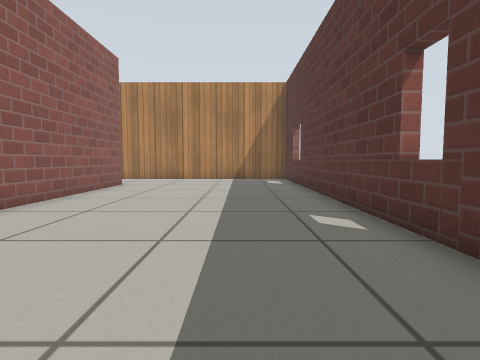
View 1 (above)

18 first-person views from a walk through a robot-simulator world made for Gazebo. The camera is 0.5 m above the floor, tilts 4° down and sees 80° across. The lines on the ground mark 1 m squares. The floor is counted in squares, 0.5 m on a side. Each view is taken from the middle of a square. On the plan, view 1 faces up. The plan holds only what a view shows up to about 11 squares ahead; the rest is blank. Simple patterns stand in for the simulator's built-in surfaces.

View 2
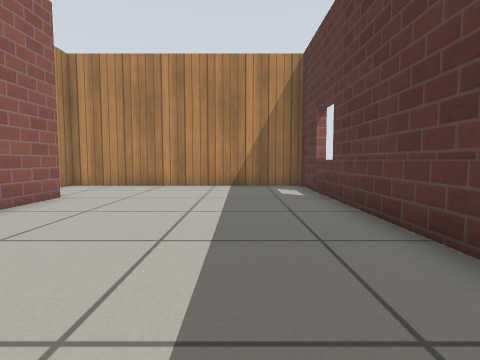

View 3
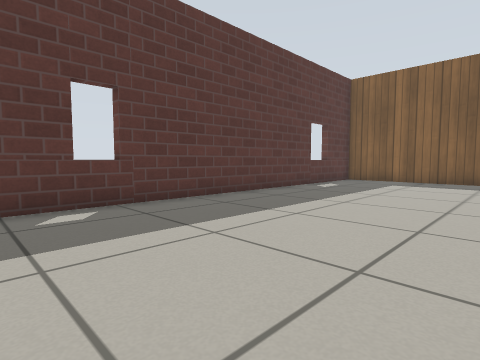

View 4
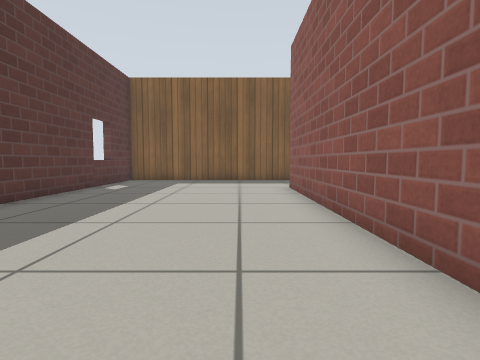

View 5
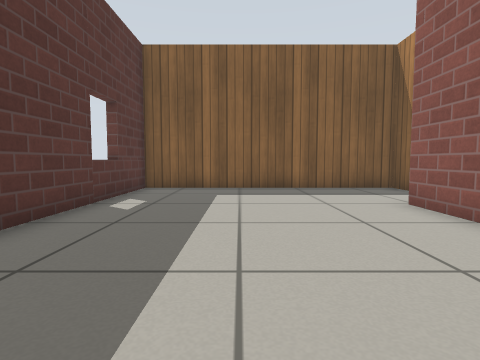

View 6
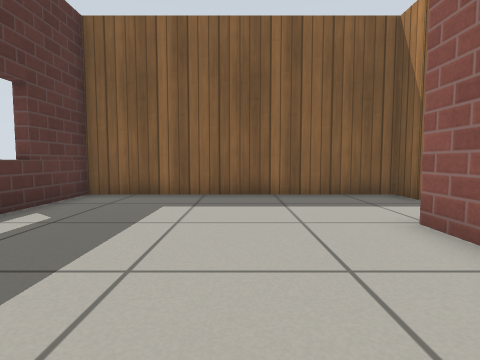

View 7
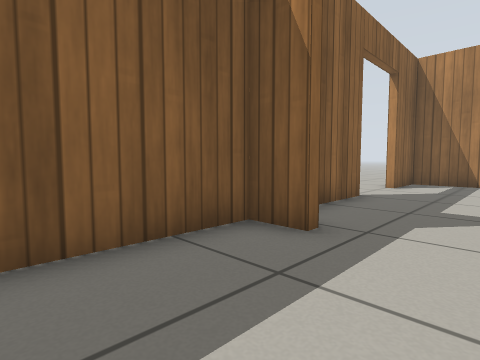

View 8
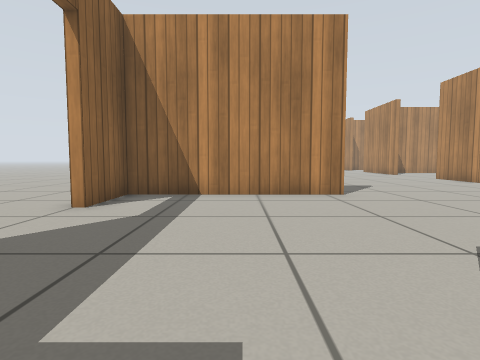

View 9
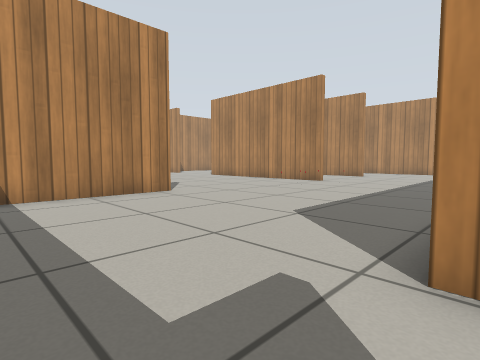

View 10
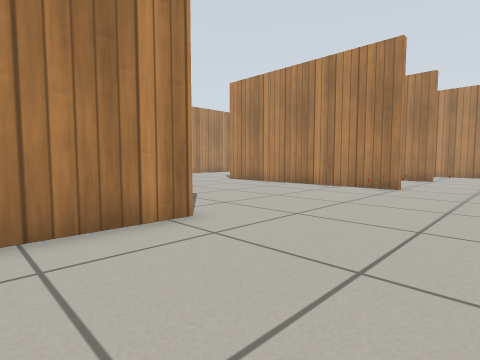

View 11
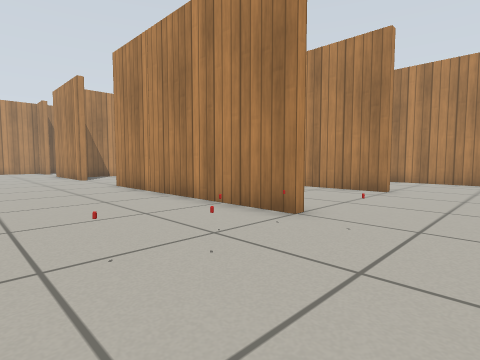

View 12
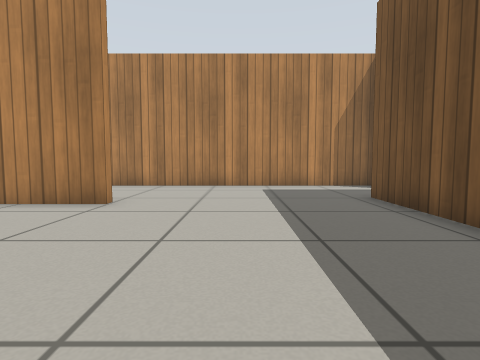

View 13
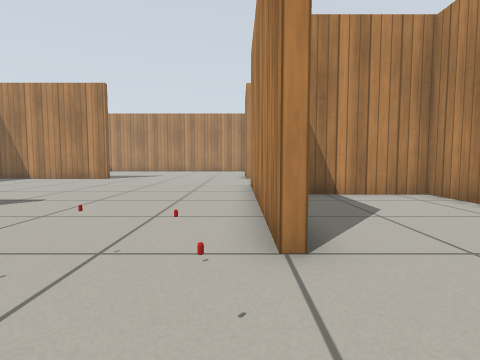

View 14
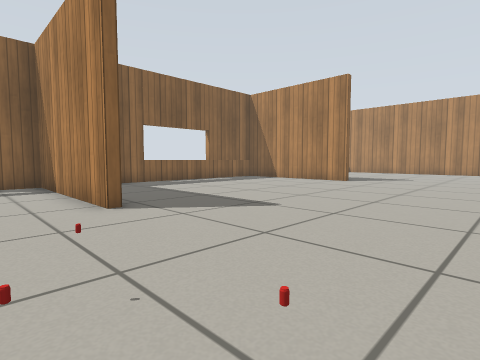

View 15
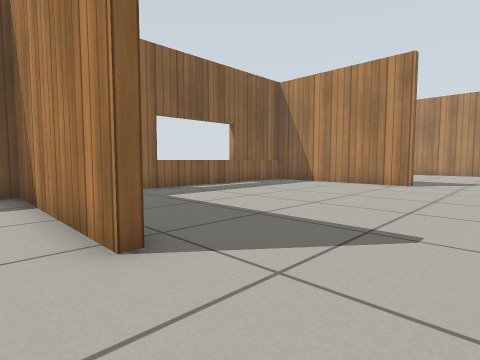

View 16
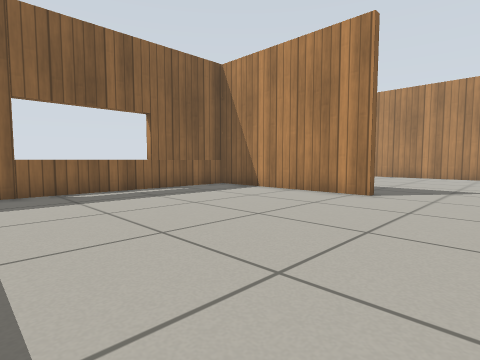

View 17
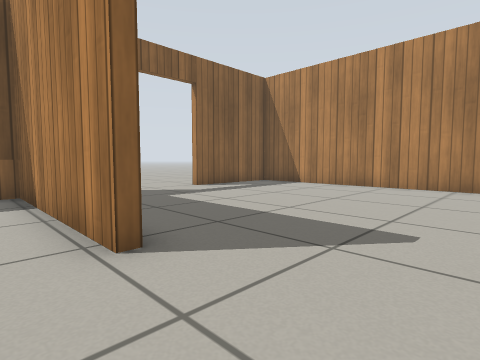

View 18
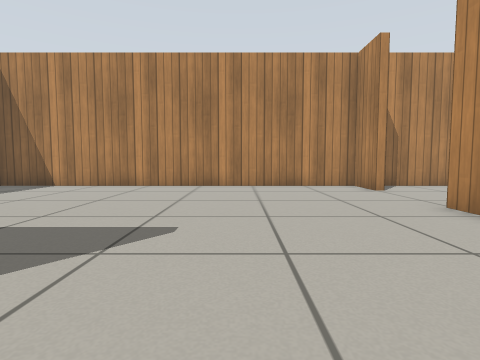

### Floor plan
Points are (right, up) in squares from view 1. A wall is a line through its corners. A room is listed if a view was taken in it or the views show most of it. See-through windows are left out.
Room 1 (views 1, 2, 3, 4, 5, 6, 7)
walls: (-4.8, 4) (-4.8, -4.5); (-4.8, 11.6) (-4.8, 5.6); (-4.5, -8.2) (2.4, -8.2) (2.4, 15.1) (-6.5, 15.1) (-6.5, 14.3)
ways out: opening at (-6, 12.5) to room 2; opening at (-4, -6) to room 2
Room 2 (views 8, 9, 10, 11, 12, 13, 14, 15, 16, 17, 18)
walls: (-16.2, -2) (-16.2, -8.2) (-14, -8.2); (-14.9, 5.4) (-23.3, 5.4); (-27.2, -2) (-27.2, -8.2) (-19.5, -8.2); (-15, 10.4) (-20.2, 10.4) (-20.2, 6.9); (-31.1, 5.4) (-32, 5.4); (-11, -8.2) (-8.8, -8.2); (-8.5, 8.1) (-8.5, 11.6); (-6.9, -7.1) (-6.5, -7.1) (-6.5, -8.2) (-4.5, -8.2); (-35.3, 5.4) (-37, 5.4) (-37, -8.2); (-6.9, 15.1) (-17, 15.1)
ways out: opening at (-6, 12.5) to room 1; opening at (-4, -6) to room 1; opening at (-33.5, 6); open door at (-31, -8); open door at (-12.5, -8)
objects: other object (-15, 2); drink can (-15, 3); drink can (-14, 3); other object (-14, 5)

Positions as (right, up) in squares from view 1, and headings:
1: (0, 0), facing up
2: (0, 4), facing up
3: (-4, 6), facing down-right
4: (-3, 6), facing down
5: (-1, 2), facing down
6: (-2, 0), facing down
7: (-3, -5), facing down-left
8: (-8, -5), facing left
9: (-8, -7), facing up-left
10: (-12, -5), facing up-left
11: (-12, 1), facing up-left
12: (-12, 4), facing up
13: (-12, 5), facing left
14: (-14, 4), facing down-left
15: (-15, 1), facing down-left
16: (-19, 1), facing down-left
17: (-26, 1), facing down-left
18: (-26, 1), facing left
